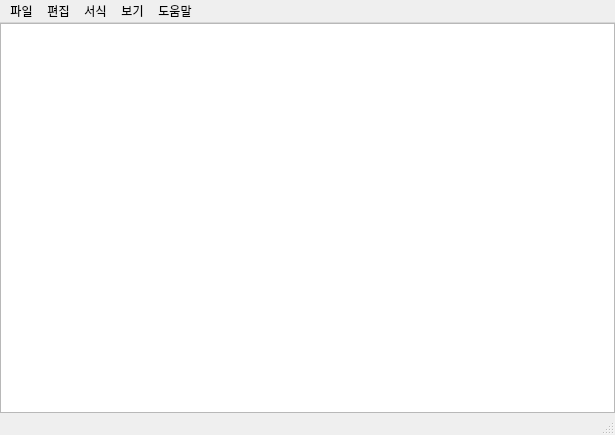
<?xml version="1.0" encoding="UTF-8"?>
<ui version="4.0">
 <class>MainWindow</class>
 <widget class="QMainWindow" name="MainWindow">
  <property name="geometry">
   <rect>
    <x>0</x>
    <y>0</y>
    <width>615</width>
    <height>435</height>
   </rect>
  </property>
  <property name="windowTitle">
   <string>헬로 큐티파이</string>
  </property>
  <widget class="QWidget" name="centralwidget">
   <layout class="QGridLayout" name="gridLayout">
    <property name="leftMargin">
     <number>0</number>
    </property>
    <property name="topMargin">
     <number>0</number>
    </property>
    <property name="rightMargin">
     <number>0</number>
    </property>
    <property name="bottomMargin">
     <number>0</number>
    </property>
    <item row="0" column="0">
     <layout class="QGridLayout" name="gridLayout_2">
      <item row="0" column="0">
       <widget class="QPlainTextEdit" name="plainTextEdit"/>
      </item>
     </layout>
    </item>
   </layout>
  </widget>
  <widget class="QMenuBar" name="menubar">
   <property name="geometry">
    <rect>
     <x>0</x>
     <y>0</y>
     <width>615</width>
     <height>21</height>
    </rect>
   </property>
   <widget class="QMenu" name="menu_file">
    <property name="title">
     <string>파일</string>
    </property>
    <addaction name="action_open"/>
    <addaction name="action_save"/>
    <addaction name="action_saveas"/>
    <addaction name="action_close"/>
   </widget>
   <widget class="QMenu" name="menu_edit">
    <property name="title">
     <string>편집</string>
    </property>
    <addaction name="action_undo"/>
    <addaction name="separator"/>
    <addaction name="action_cut"/>
    <addaction name="action_copy"/>
    <addaction name="action_paste"/>
    <addaction name="separator"/>
    <addaction name="action_find"/>
    <addaction name="action_next_find"/>
    <addaction name="action_prev_find"/>
    <addaction name="action_find_replace"/>
    <addaction name="action_go"/>
    <addaction name="separator"/>
    <addaction name="action_all_select"/>
    <addaction name="action_datetime"/>
   </widget>
   <widget class="QMenu" name="menu_form">
    <property name="title">
     <string>서식</string>
    </property>
    <addaction name="action_wrap"/>
    <addaction name="action_font"/>
   </widget>
   <widget class="QMenu" name="menu_view">
    <property name="title">
     <string>보기</string>
    </property>
    <widget class="QMenu" name="menu_zoom">
     <property name="title">
      <string>확대하기/축소하기</string>
     </property>
     <addaction name="action_zoom_in"/>
     <addaction name="action_zoom_out"/>
     <addaction name="action_zoom_restore"/>
    </widget>
    <addaction name="menu_zoom"/>
    <addaction name="action_statusbar_view"/>
   </widget>
   <widget class="QMenu" name="menu_help">
    <property name="title">
     <string>도움말</string>
    </property>
    <addaction name="action_help"/>
    <addaction name="action_info"/>
   </widget>
   <addaction name="menu_file"/>
   <addaction name="menu_edit"/>
   <addaction name="menu_form"/>
   <addaction name="menu_view"/>
   <addaction name="menu_help"/>
  </widget>
  <widget class="QStatusBar" name="statusbar"/>
  <action name="action_save">
   <property name="text">
    <string>저장</string>
   </property>
   <property name="shortcut">
    <string>Ctrl+S</string>
   </property>
  </action>
  <action name="action_open">
   <property name="text">
    <string>열기</string>
   </property>
   <property name="shortcut">
    <string>Ctrl+O</string>
   </property>
  </action>
  <action name="action_saveas">
   <property name="text">
    <string>다른 이름으로 저장</string>
   </property>
   <property name="shortcut">
    <string>Ctrl+Shift+S</string>
   </property>
  </action>
  <action name="action_close">
   <property name="text">
    <string>끝내기</string>
   </property>
  </action>
  <action name="action_wrap">
   <property name="text">
    <string>자동 줄바꿈</string>
   </property>
  </action>
  <action name="action_undo">
   <property name="text">
    <string>실행 취소</string>
   </property>
   <property name="shortcut">
    <string>Ctrl+Z</string>
   </property>
  </action>
  <action name="action_cut">
   <property name="text">
    <string>잘라내기</string>
   </property>
   <property name="shortcut">
    <string>Ctrl+X</string>
   </property>
  </action>
  <action name="action_copy">
   <property name="text">
    <string>복사</string>
   </property>
   <property name="shortcut">
    <string>Ctrl+C</string>
   </property>
  </action>
  <action name="action_paste">
   <property name="text">
    <string>붙여넣기</string>
   </property>
   <property name="shortcut">
    <string>Ctrl+V</string>
   </property>
  </action>
  <action name="action_find">
   <property name="text">
    <string>찾기</string>
   </property>
   <property name="shortcut">
    <string>Ctrl+F</string>
   </property>
  </action>
  <action name="action_next_find">
   <property name="text">
    <string>다음 찾기</string>
   </property>
   <property name="shortcut">
    <string>F3</string>
   </property>
  </action>
  <action name="action_prev_find">
   <property name="text">
    <string>이전 찾기</string>
   </property>
   <property name="shortcut">
    <string>Shift+F3</string>
   </property>
  </action>
  <action name="action_find_replace">
   <property name="text">
    <string>바꾸기</string>
   </property>
   <property name="shortcut">
    <string>Ctrl+H</string>
   </property>
  </action>
  <action name="action_go">
   <property name="text">
    <string>이동</string>
   </property>
   <property name="shortcut">
    <string>Ctrl+G</string>
   </property>
  </action>
  <action name="action_all_select">
   <property name="text">
    <string>모두 선택</string>
   </property>
   <property name="shortcut">
    <string>Ctrl+A</string>
   </property>
  </action>
  <action name="action_datetime">
   <property name="text">
    <string>시간/날짜</string>
   </property>
   <property name="shortcut">
    <string>F5</string>
   </property>
  </action>
  <action name="action_font">
   <property name="text">
    <string>글꼴</string>
   </property>
  </action>
  <action name="action_statusbar_view">
   <property name="text">
    <string>상태표시줄</string>
   </property>
  </action>
  <action name="action_zoom_in">
   <property name="text">
    <string>확대</string>
   </property>
  </action>
  <action name="action_zoom_out">
   <property name="text">
    <string>축소</string>
   </property>
  </action>
  <action name="action_zoom_restore">
   <property name="text">
    <string>기본값 복원</string>
   </property>
  </action>
  <action name="action_help">
   <property name="text">
    <string>도움말 보기</string>
   </property>
  </action>
  <action name="action_info">
   <property name="text">
    <string>메모장 정보</string>
   </property>
  </action>
 </widget>
 <resources/>
 <connections/>
</ui>
